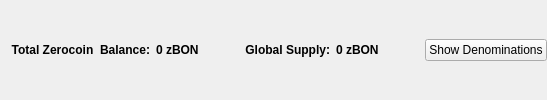
                       <widget class="QFrame" name="balanceSupplyFrame">
                        <layout class="QHBoxLayout" name="horizontalLayout_2" stretch="0,0,0,1,0">
                         <property name="rightMargin">
                          <number>0</number>
                         </property>
                         <item>
                          <layout class="QHBoxLayout" name="horizontalLayout_34">
                           <item>
                            <widget class="QLabel" name="labelzAvailableText_3">
                             <property name="font">
                              <font>
                               <weight>75</weight>
                               <bold>true</bold>
                              </font>
                             </property>
                             <property name="toolTip">
                              <string>Total Balance including unconfirmed and immature zBON</string>
                             </property>
                             <property name="text">
                              <string>Total Zerocoin  Balance:</string>
                             </property>
                             <property name="alignment">
                              <set>Qt::AlignRight|Qt::AlignTrailing|Qt::AlignVCenter</set>
                             </property>
                            </widget>
                           </item>
                           <item>
                            <widget class="QLabel" name="labelzAvailableAmount_4">
                             <property name="minimumSize">
                              <size>
                               <width>40</width>
                               <height>0</height>
                              </size>
                             </property>
                             <property name="font">
                              <font>
                               <weight>75</weight>
                               <bold>true</bold>
                              </font>
                             </property>
                             <property name="toolTip">
                              <string>Total Balance including unconfirmed and immature zBON</string>
                             </property>
                             <property name="text">
                              <string>0 zBON</string>
                             </property>
                             <property name="alignment">
                              <set>Qt::AlignLeading|Qt::AlignLeft|Qt::AlignVCenter</set>
                             </property>
                            </widget>
                           </item>
                          </layout>
                         </item>
                         <item>
                          <spacer name="horizontalSpacer_32">
                           <property name="orientation">
                            <enum>Qt::Horizontal</enum>
                           </property>
                           <property name="sizeHint" stdset="0">
                            <size>
                             <width>40</width>
                             <height>20</height>
                            </size>
                           </property>
                          </spacer>
                         </item>
                         <item>
                          <layout class="QHBoxLayout" name="horizontalLayout_35">
                           <item>
                            <widget class="QLabel" name="labelZsupplyText_2">
                             <property name="font">
                              <font>
                               <weight>75</weight>
                               <bold>true</bold>
                              </font>
                             </property>
                             <property name="text">
                              <string>Global Supply:</string>
                             </property>
                             <property name="alignment">
                              <set>Qt::AlignRight|Qt::AlignTrailing|Qt::AlignVCenter</set>
                             </property>
                            </widget>
                           </item>
                           <item>
                            <widget class="QLabel" name="labelZsupplyAmount_2">
                             <property name="font">
                              <font>
                               <weight>75</weight>
                               <bold>true</bold>
                              </font>
                             </property>
                             <property name="text">
                              <string>0 zBON</string>
                             </property>
                            </widget>
                           </item>
                          </layout>
                         </item>
                         <item>
                          <spacer name="horizontalSpacer_31">
                           <property name="orientation">
                            <enum>Qt::Horizontal</enum>
                           </property>
                           <property name="sizeHint" stdset="0">
                            <size>
                             <width>40</width>
                             <height>20</height>
                            </size>
                           </property>
                          </spacer>
                         </item>
                         <item>
                          <widget class="QPushButton" name="pushButtonShowDenoms">
                           <property name="toolTip">
                            <string>Show zBON denominations list</string>
                           </property>
                           <property name="text">
                            <string>Show Denominations</string>
                           </property>
                          </widget>
                         </item>
                        </layout>
                       </widget>
